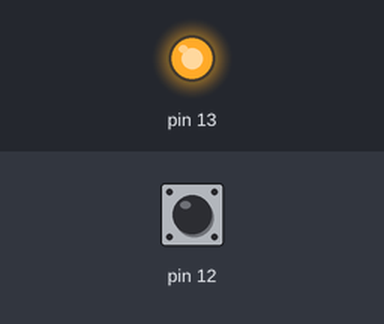
Recording of a sketch running on a simulated Arduino Uno, built with avr-gcc and run on an emulated ATmega328P. Parts: output pins drawn as LEDs (lit = HIGH). The inputs (shaded band) are chosen by the test bench; at power-on: pin 12 HIGH.

Above: at 1.2 s.
1.3 s: pin 12 pulled LOW for 0.15 s
At 1.37 s:
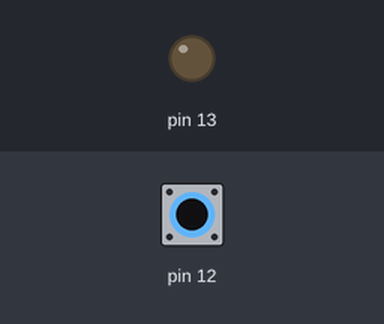
2.9 s: pin 12 pulled LOW for 3.2 s
At 7.1 s:
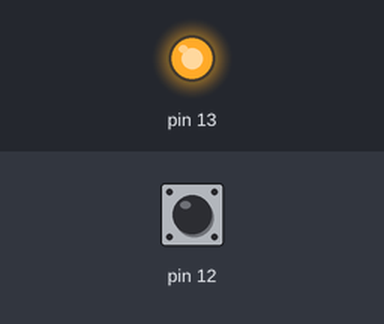
Timing chart, 0 to 8.6 s (numbered marks = the images above; inputs shaded):
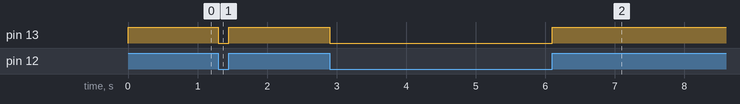

Measured:
- after the input at 1.3 s, pin 13: HIGH → LOW at once, → HIGH 0.15 s later
- after the input at 2.9 s, pin 13: HIGH → LOW at once, → HIGH 3.2 s later

The sketch:

digital-Input-Output-functions.ino
```cpp
void setup()
{
 pinMode(12, INPUT_PULLUP);
 pinMode(13, OUTPUT);
}

void loop()
{
  int val = digitalRead(12);
  //Serial.print(val);
  Serial.println(val);
  digitalWrite(13, val);
}
```
